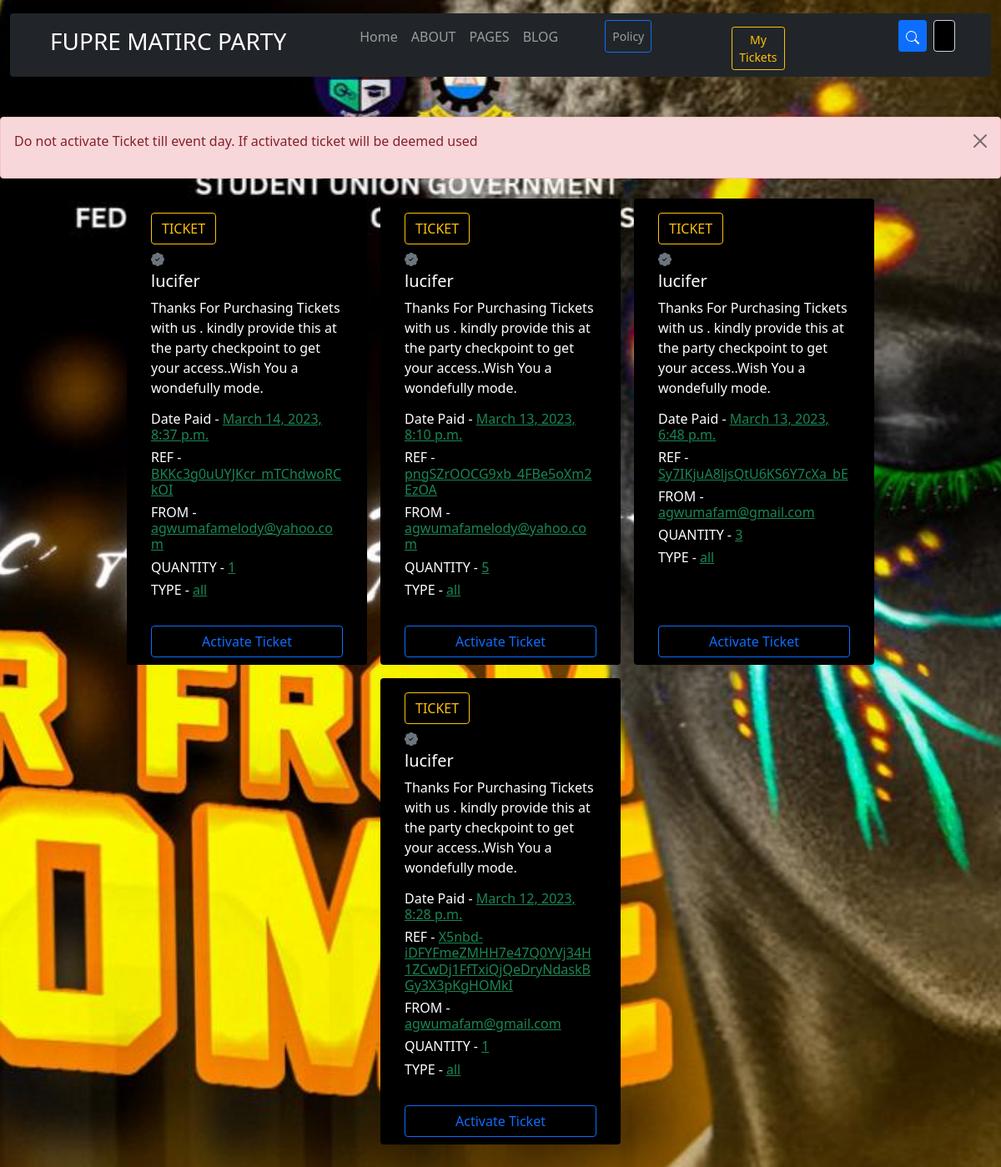
The app's page /mytickets (signed in), older data.
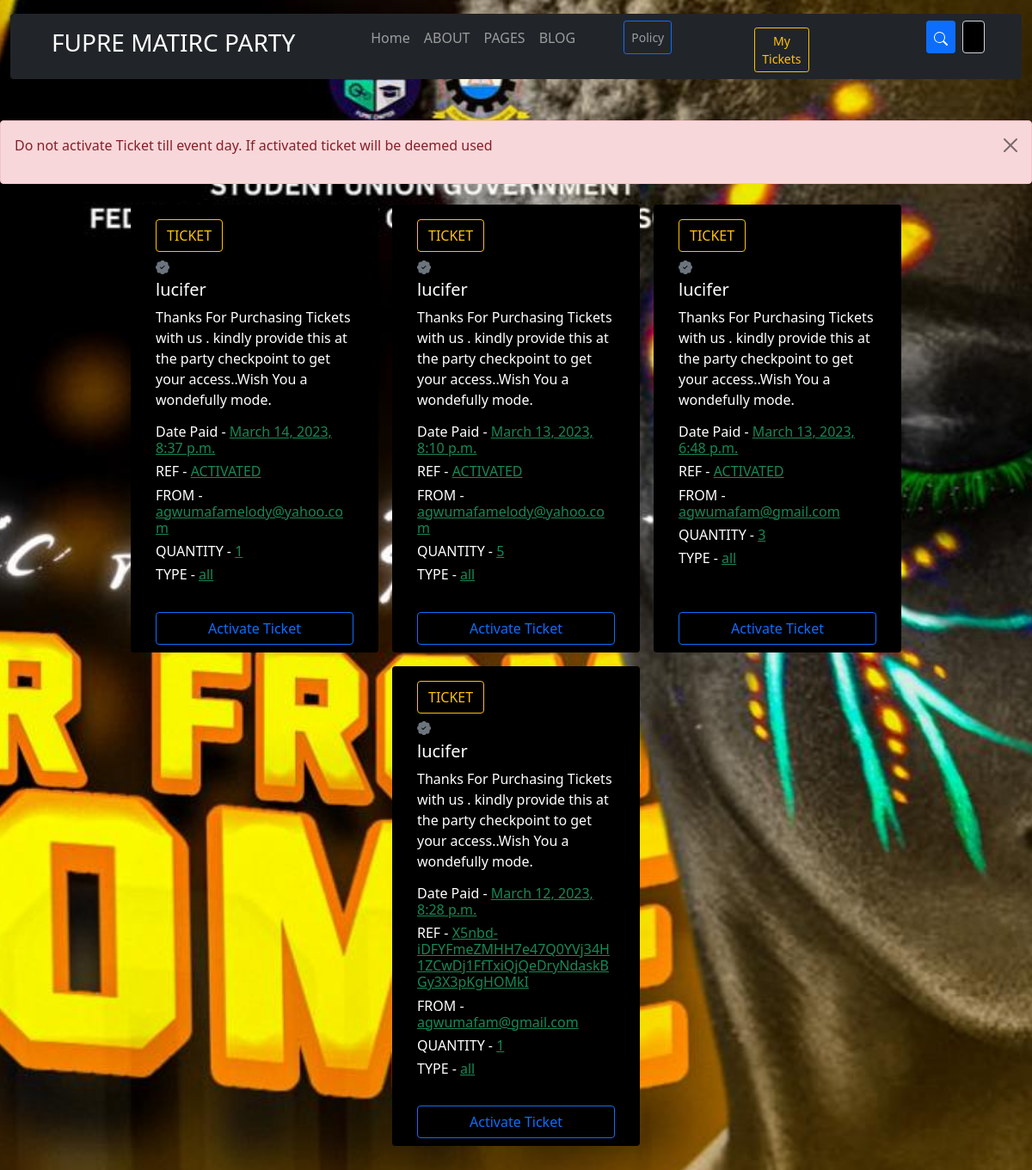
The same page, newer data.
### buyticket/models.py (models this page shows, shortened)
class Payment(models.Model):
    name = models.ForeignKey(User,default=1,null=True,on_delete=models.SET_NULL)
    tictype = models.CharField(max_length=40,default="all" , blank=False, null=False)
    contact       = PhoneNumberField(blank=False)
    amount = models.PositiveIntegerField()
    ref =models.CharField(max_length=200)
    email = models.EmailField()
    verified = models.BooleanField(default=False)
    date_created = models.DateTimeField(auto_now_add=True)
    quantity = models.PositiveIntegerField(blank=True,default=1)
    class Meta:
        ordering=("-date_created",)

### buyticket/views.py (the view)
# urls.py: path('mytickets',views.myticket , name="ticket"),
def myticket(request):
    context    =   Payment.objects.all()
    info    = {"context":context,}
    if request.user.is_authenticated == False:
        messages.success(request,('You need login to accessing tickets...'))
        return redirect('sign_in')
    else:
        if request.user.is_authenticated == True:
            return render(request , "tool/tickets.html",info)

### templates/tool/tickets.html (shortened to what this page needs)
{% extends "base.html" %}
{% block content %}
    <div class="container-fluid !direction !spacing orm-center my-5">
        <div class="row ${1| ,row-cols-2,row-cols-3, auto,justify-content-md-center,|} orm-center">
         <div class="alert alert-danger alert-dismissible fade show" role="alert">
        <p>Do not activate Ticket till event day. If activated ticket will be deemed used </p>
    <button type="button" class="btn-close btn-outline-success" data-bs-dismiss="alert" aria-label="close"></button>
</div>
            {% for obj in context %}
                    {% if obj.name == user %}
                        <div class="card cc mx-2 my-2" style="width:18rem;">
                          <div class="card-body cc">
                            <h4 class="card-title btn btn-outline-warning">TICKET</h4>
                            {%if obj.verified == True%}
                                <h5 class="card-subtitle mb-2 text-muted ">
                                </h5>
                            {%endif%}
                            <h5 class="card-subtitle mb-2">{{obj.name}}</h5>
                            <p class="card-text">Thanks For Purchasing Tickets with us . kindly provide this at the party checkpoint to get your access..Wish You a wondefully mode.</p>
                            <div class="col  ">
                              <h6>Date Paid -  <a class="btn-outline-success">{{obj.date_created}}</a></h6>
                              <h6>REF -  <a class="btn-outline-success">{{obj.ref}}</a></h6>
                              <h6>FROM -  <a class="btn-outline-success">{{obj.email}}</a></h6>
                              <h6>QUANTITY -  <a class="btn-outline-success">{{obj.quantity}}</a></h6>
                              <h6>TYPE -  <a class="btn-outline-success">{{obj.tictype}}</a></h6>
                            </div>
                          </div>
                          <div class="card-footer">
                          <a class="btn btn-outline-primary d-flex justify-content-center" href="activate/{{obj.ref}}">Activate Ticket</a>
                          </div>
                        </div>
                    {% endif %}
            {% endfor %}
        </div>
    </div>
{% endblock content %}

Row changes from the older to the newer data that the page shows:
changed Payment "March 14, 2023, 8:37 p.m.": ref "BKKc3g0uUYJKcr_mTChdwoRCkOI" → "ACTIVATED"
changed Payment "March 13, 2023, 8:10 p.m.": ref "pngSZrOOCG9xb_4FBe5oXm2EzOA" → "ACTIVATED"
changed Payment "March 13, 2023, 6:48 p.m.": ref "Sy7IKjuA8ljsQtU6KS6Y7cXa_bE" → "ACTIVATED"
